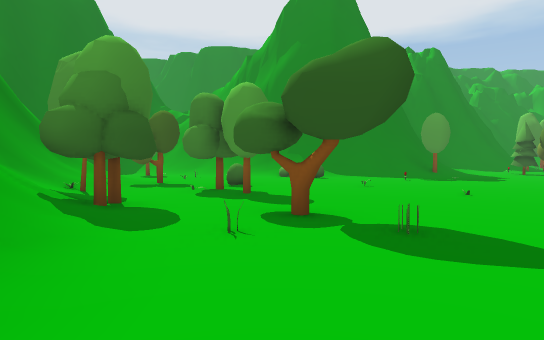
view 1 (above)

24 first-person views from a walk through a 3-D level made in the Unity game engine. The camera is 1.4 m above the floor, tilts 2° down and sees 75° across. The floor is counted in squares, 2 m on a side. Each view is taken from the middle of a square. On the plan, view 1 faces up. The plan holds only what a view shows up to about 11 squares ahead; the rest is blank. The place goes on beyond the plan. The player character is not drawn. Some animated figures are left out.

view 2
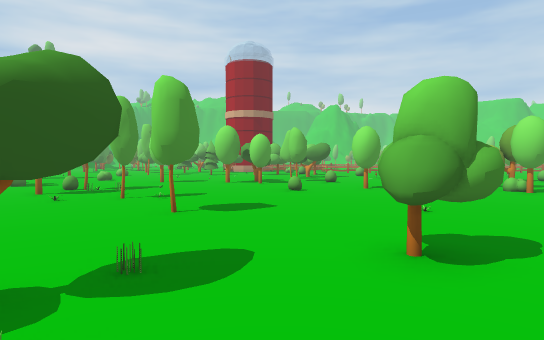

view 3
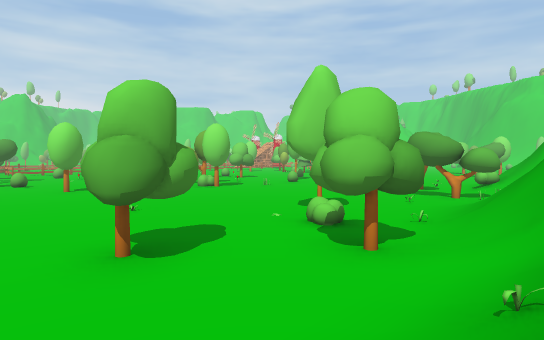

view 4
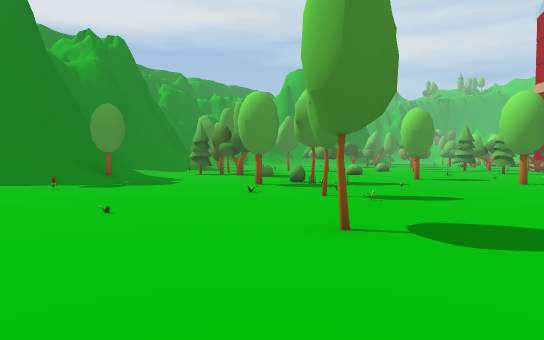

view 5
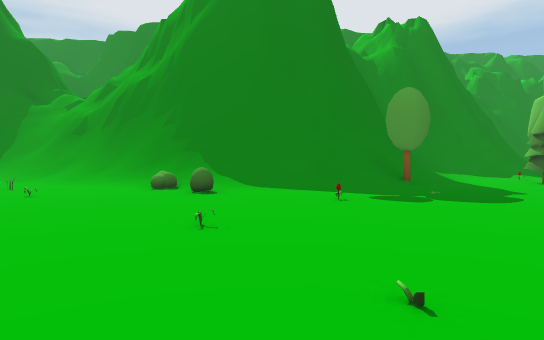

view 6
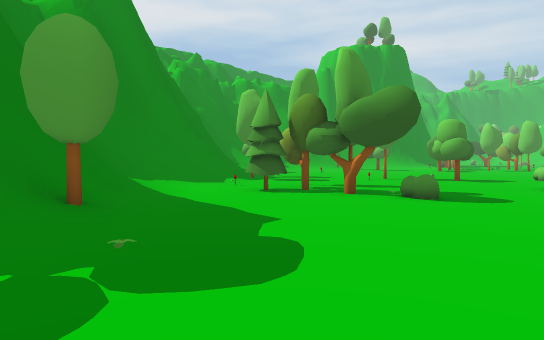

view 7
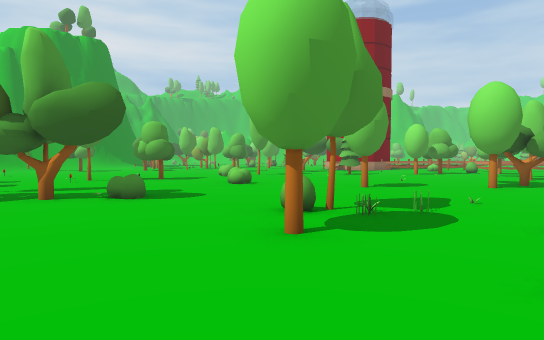

view 8
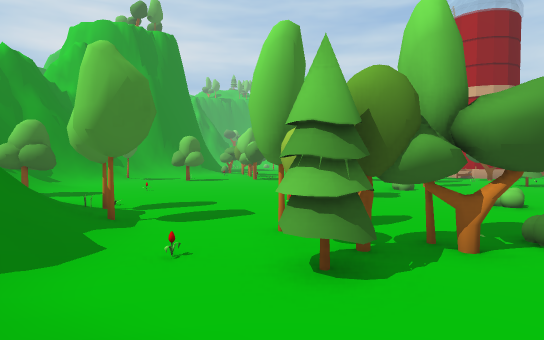

view 9
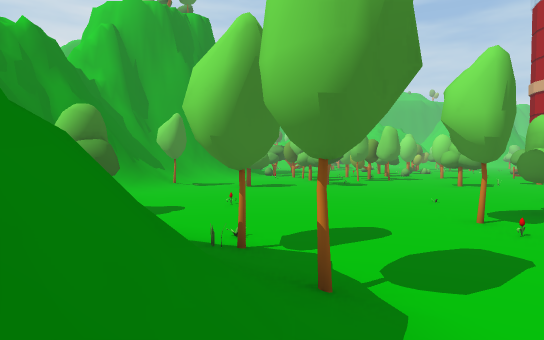

view 10
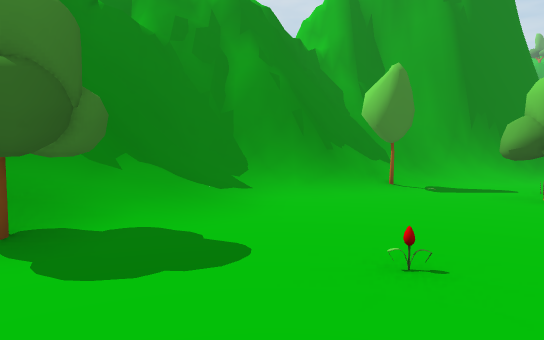

view 11
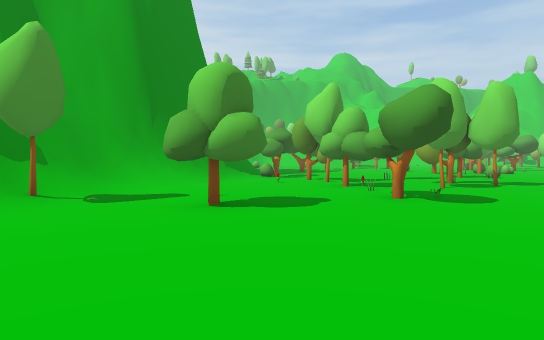

view 12
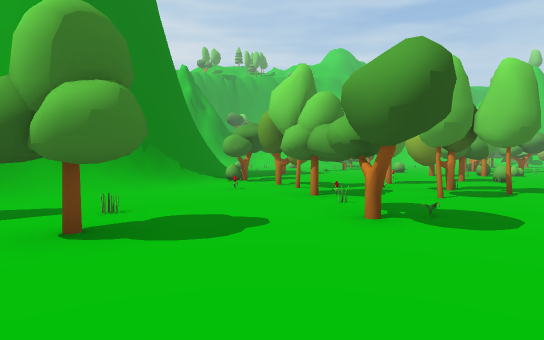

view 13
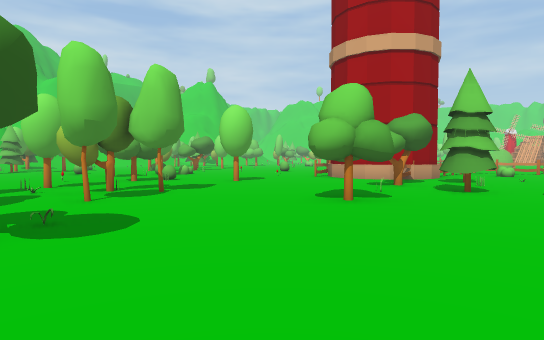

view 14
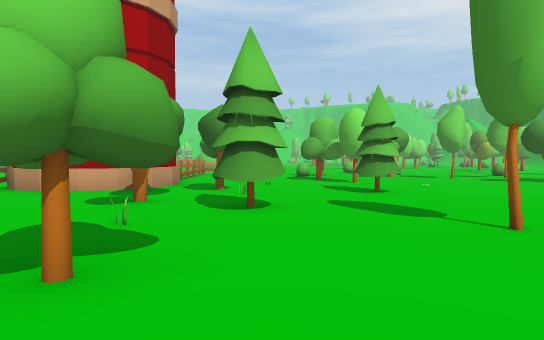

view 15
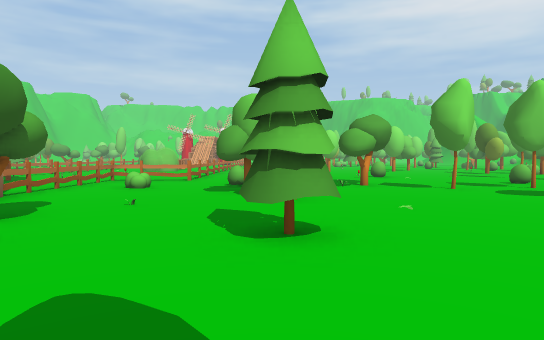

view 16
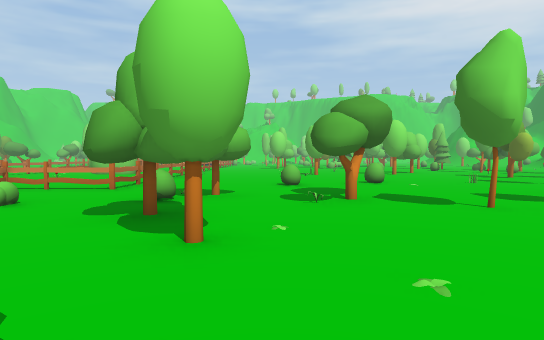

view 17
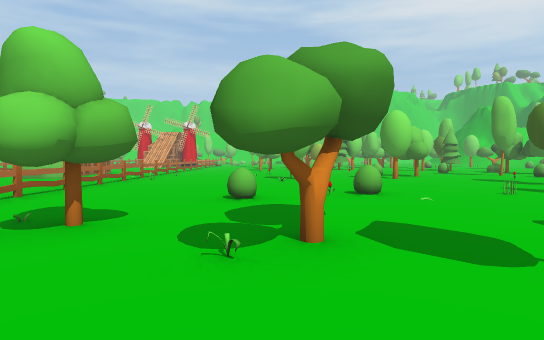

view 18
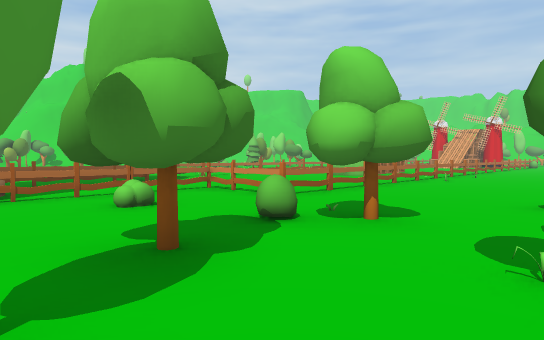

view 19
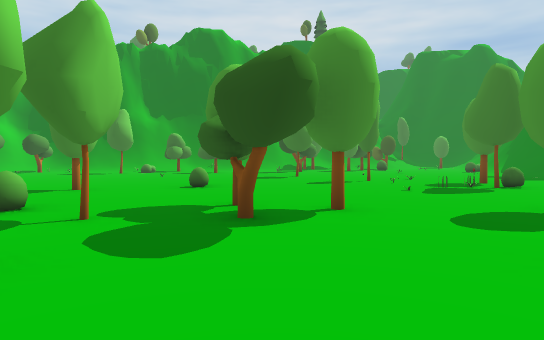

view 20
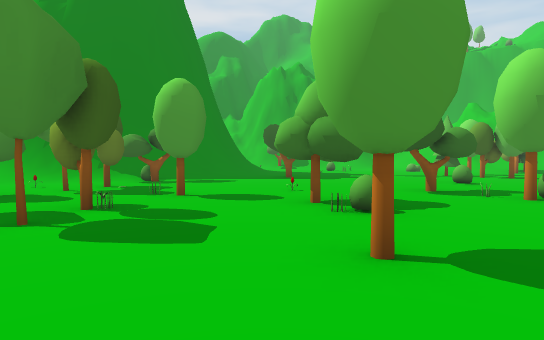

view 21
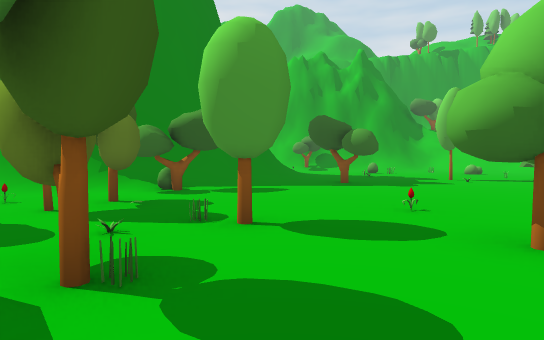

view 22
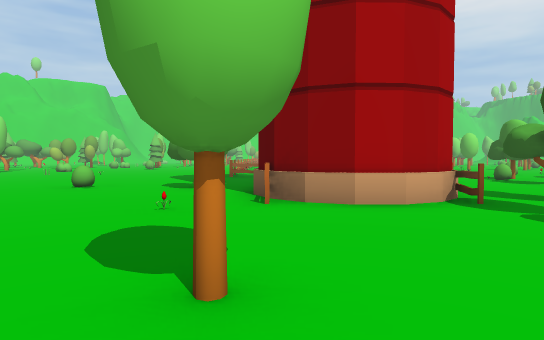

view 23
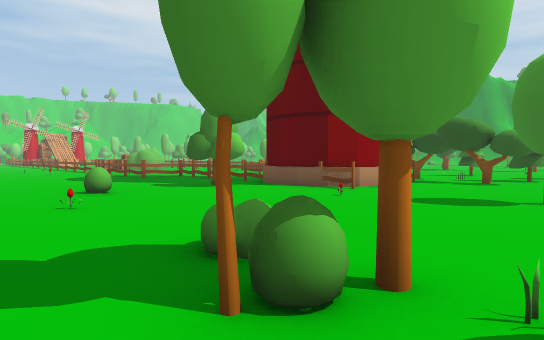

view 24
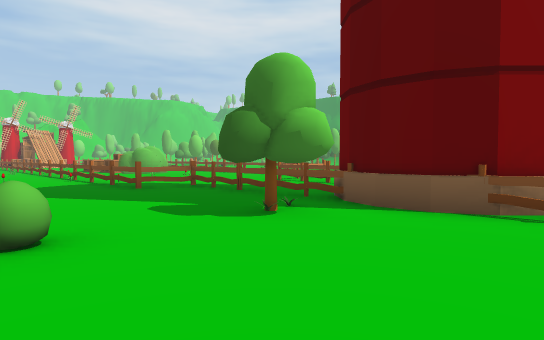

### Floor plan
Key: @ floor where view 1 was taken; # wall or solid block; . main floor; : floor 0.25 m higher than the main floor; / step, stairs or slope; = window, fence, low wall or low ledge; ^ raised ledge; O other object.
Columns run from 7 left of view 1 to 35 right of it. Each row starts with its distance up from view 1.
 25                           ###
 24                          ##/########
 23                          #//////####
 22                        OO//../O////#
 21                        O.......O.//##
 20                  #    /............/#####
 19                ####=/O...O....OO....////#//
 18                #////OOO.......O....O.#OO...
 17                /////..............O.......O
 16   ///###     #///.O............OOOOOOO....O
 15   ////###^^^^=//.O.O..OO.......O...........
 14    ..///####/O/..OO..............O.OOO.....
 13     O..O//////....O....OO..........O...O...
 12      ....O...O....OO..............O..#O....
 11    /..O....O......O.......O...OO....OOO.OO.
 10 ##//O.................O   .O............O..
  9  #/O..O..O.....O.O.............O...O....OOO
  8  #/:.OO.........OOO..........OOO........O..
  7  ##OO.OO...O..O..O..O..........O...........
  6    //.........OO.O.........O..O.....O......
  5    /OO.O......O...............O.O##O.....O
  4     //.OO...O.......O....O...OO.   O......
  3      /.OO............O....OO....   OOO..O.
  2      /..............O......OO...O##O.......
  1       /.OO.......O...O.O.O.O..O.O..O.......
  0      O/@.O...............O.OO...O..O.......
 -1       /O....O....O..O......OO...O..O.....
 -2       /OO.....................OOO..OO....
 -3       //.OO...........O...O...O... .O....
 -4       =O.O......  ..O..OO.....O..  .O..
 -5        /......... ............ ..   OO.
 -6        /.O.... .OOO...........O     O.O
 -7         .....    .............O      ..
 -8        OO#.      .....     ..OO

Positions as (right, up) in squares from view 1, and headings:
1: (0, 0), facing up
2: (-2, 2), facing right
3: (-2, 2), facing down-right
4: (2, 2), facing up-right
5: (3, 5), facing up
6: (5, 9), facing up-right
7: (5, 9), facing right
8: (7, 15), facing right
9: (10, 18), facing right
10: (16, 18), facing up-right
11: (18, 18), facing right
12: (20, 17), facing right
13: (20, 16), facing down-right
14: (22, 13), facing down
15: (20, 9), facing down
16: (19, 6), facing down
17: (18, 3), facing down
18: (18, 3), facing down-right
19: (18, 3), facing left
20: (26, 8), facing up-right
21: (27, 11), facing up-right
22: (28, 11), facing down
23: (35, 10), facing down-left
24: (33, 6), facing down-left
